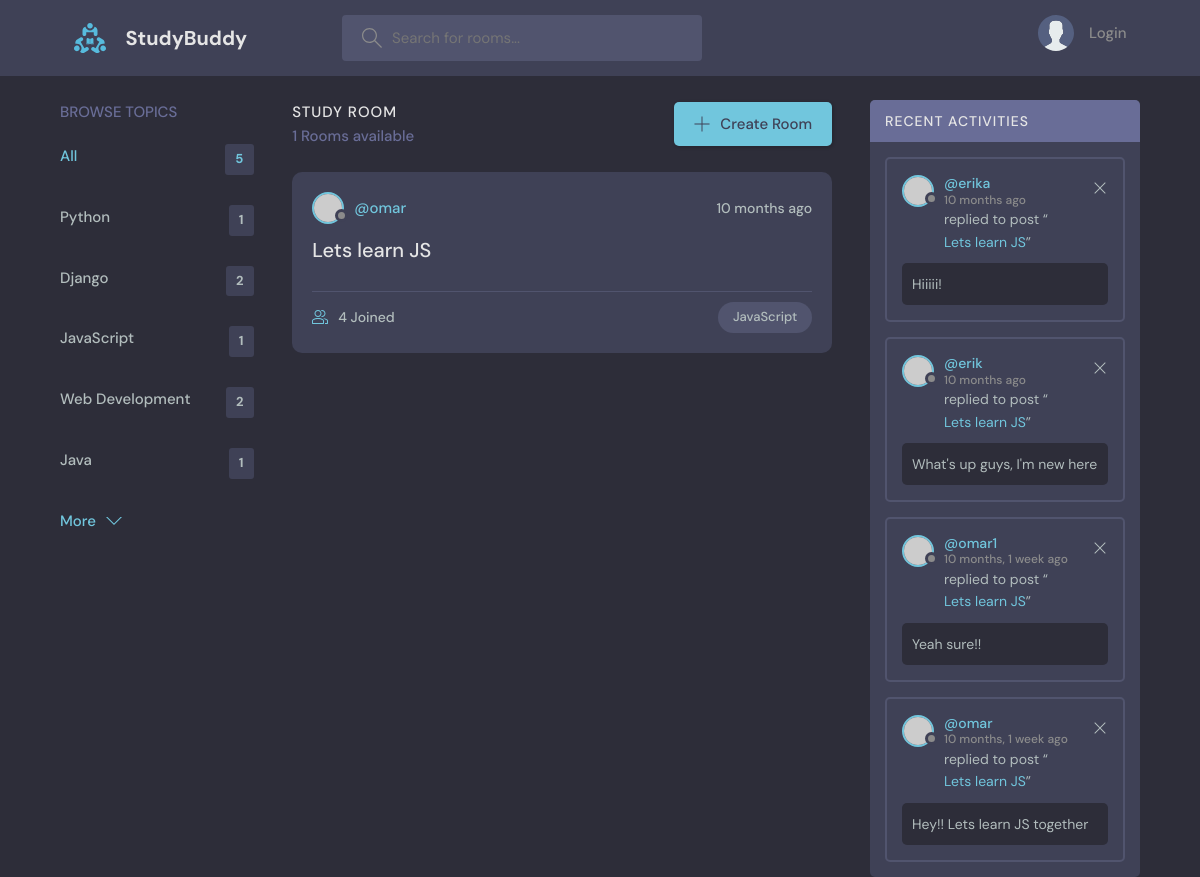
Screenshot of /?q=JavaScript with the database file from the repository.
### base_app/models.py (models this page shows, shortened)
class Topic(models.Model):
    name = models.CharField(max_length=200)

class Room(models.Model):       #OEM: id gets created automatically
    host = models.ForeignKey(User, on_delete=models.SET_NULL, null=True)
    topic = models.ForeignKey(Topic, on_delete=models.SET_NULL, null=True)
    name = models.CharField(max_length=200)
    description = models.TextField(null=True, blank=True)
    participants = models.ManyToManyField(User, related_name='participants', blank=True)    #OEM: See what is the role of related_name
    updated = models.DateTimeField(auto_now=True)
    created = models.DateTimeField(auto_now_add=True)   #field change only the first time##
    class Meta:
        ordering = ['-updated', '-created']     #This specifies the order in which the rows will appear (if we remove '-' it will be from the oldest to the newest)
    def __str__(self) -> str:
        return self.name

class Message(models.Model):
    user = models.ForeignKey(User, on_delete=models.CASCADE)
    room = models.ForeignKey(Room, on_delete=models.CASCADE)
    body = models.TextField()
    updated = models.DateTimeField(auto_now=True)
    created = models.DateTimeField(auto_now_add=True)   #field change only the first time
    class Meta:
        ordering = ['-updated', '-created']
    def __str__(self) -> str:
        return self.body[0:50]

### base_app/views.py (the view)
# urls.py: path('', views.home, name="home"),
def home(request):
    q = request.GET.get('q') if request.GET.get('q') is not None else ''
    rooms = Room.objects.filter(
            Q(topic__name__icontains=q) |
            Q(name__icontains=q) |
            Q(description__icontains=q)
        )
    room_count = rooms.count()
    topics = Topic.objects.all()[0:5]
    room_messages = Message.objects.filter(Q(room__topic__name__icontains=q))   #The msg has a room which has a topic which has a name
    context = {'rooms' : rooms, 'topics': topics,
               "room_count": room_count, 'room_messages': room_messages}
    return render(request, 'base_app/home.html', context)

### base_app/templates/base_app/home.html (shortened to what this page needs)
{% extends 'main.html' %}
{% block content %}
<main class="layout layout--3">
    <div class="container">
      {% include 'base_app/topics_component.html' %}
      <div class="roomList">
        <div class="roomList__header">
          <div>
          <h2>Study Room</h2>
          <p>{{room_count}} Rooms available</p>
          </div>
          <a class="btn btn--main" href="{% url 'create-room' %}">
          <svg version="1.1" xmlns="http://www.w3.org/2000/svg" width="32" height="32" viewBox="0 0 32 32">
              <title>add</title>
              <path
              d="M16.943 0.943h-1.885v14.115h-14.115v1.885h14.115v14.115h1.885v-14.115h14.115v-1.885h-14.115v-14.115z"
              ></path>
          </svg>
          Create Room
          </a>
        </div>
        {% include 'base_app/feed_component.html' %}
      </div>
      {% include 'base_app/activity_component.html' %}
    </div>
  </main>
{% endblock %}

### base_app/templates/base_app/topics_component.html
<div class="topics">
    <div class="topics__header">
    <h2>Browse Topics</h2>
    </div>
    <ul class="topics__list">
    <li>
        <a href="{% url 'home' %}" class="active">All <span>{{topics.count}}</span></a>
    </li>
    <li>
        {% for topic in topics %}
        <a href="{% url 'home' %}?q={{topic.name}}">{{ topic.name }}<span>{{topic.room_set.all.count}}</span></a>
        {% endfor %}
    </li>
    </ul>
    <a class="btn btn--link" href="{% url 'topics' %}">
    More
    <svg version="1.1" xmlns="http://www.w3.org/2000/svg" width="32" height="32" viewBox="0 0 32 32">
        <title>chevron-down</title>
        <path d="M16 21l-13-13h-3l16 16 16-16h-3l-13 13z"></path>
    </svg>
    </a>
</div>

### base_app/templates/base_app/feed_component.html (shortened to what this page needs)
{% for room in rooms %}
    <div class="roomListRoom">
    <div class="roomListRoom__header">
        <a href="{% url 'user-profile' room.host.id %}" class="roomListRoom__author">
            <div class="avatar avatar--small">
            <img src="https://randomuser.me/api/portraits/women/11.jpg" />
            </div>
            <span>@{{room.host.username}}</span>
        </a>
        <div class="roomListRoom__actions">
            <span>{{room.updated|timesince}} ago</span>
        </div>
    </div>
    <div class="roomListRoom__content">
        <a href="{% url 'room_name' room.id %}">{{room.name}}</a>
    </div>
    <div class="roomListRoom__meta">
    <a href="{% url 'room_name' room.id %}" class="roomListRoom__joined">
        {{room.participants.all.count}} Joined
    </a>
    <p class="roomListRoom__topic">{{room.topic.name}}</p>
    </div>
</div>
{% endfor %}

### base_app/templates/base_app/activity_component.html
<div class="activities">
    <div class="activities__header">
        <h2>Recent Activities</h2>
    </div>
    {% for msg in room_messages %}
    <div class="activities__box">
        <div class="activities__boxHeader roomListRoom__header">
        <a href="{% url 'user-profile' msg.user.id %}" class="roomListRoom__author">
            <div class="avatar avatar--small">
            <img src="https://randomuser.me/api/portraits/women/11.jpg" />
            </div>
            <p>
            @{{msg.user}}
            <span>{{msg.created|timesince}} ago</span>
            </p>
        </a>
        <div class="roomListRoom__actions">
            <a href="{% url 'delete-message' msg.id %}">
            <svg version="1.1" xmlns="http://www.w3.org/2000/svg" width="32" height="32" viewBox="0 0 32 32">
                <title>remove</title>
                <path
                d="M27.314 6.019l-1.333-1.333-9.98 9.981-9.981-9.981-1.333 1.333 9.981 9.981-9.981 9.98 1.333 1.333 9.981-9.98 9.98 9.98 1.333-1.333-9.98-9.98 9.98-9.981z"
                ></path>
            </svg>
            </a>
        </div>
        </div>
        <div class="activities__boxContent">
        <p>replied to post “<a href="{% url 'room_name' msg.room.id %}">{{ msg.room }}</a>”</p>
        <div class="activities__boxRoomContent">
            {{msg}}
        </div>
        </div>
    </div>
    {% endfor %}
</div>

### rows the page displays
Topic: name "Python", room_set.all.count "1"
Topic: name "Django", room_set.all.count "2"
Topic: name "JavaScript", room_set.all.count "1"
Topic: name "Web Development", room_set.all.count "2"
Topic: name "Java", room_set.all.count "1"
Room: host.username "omar", updated "10 months", name "Lets learn JS", participants.all.count "4", topic.name "JavaScript"
Message: user "erika", created "10 months", room "Lets learn JS", body "Hiiiii!"
Message: user "erik", created "10 months", room "Lets learn JS", body "What's up guys, I'm new here"
Message: user "omar1", created "10 months, 1 week", room "Lets learn JS", body "Yeah sure!!"
Message: user "omar", created "10 months, 1 week", room "Lets learn JS", body "Hey!! Lets learn JS together"

### other values shown
{{ topics.count }} "5"
{{ room_count }} "1"
